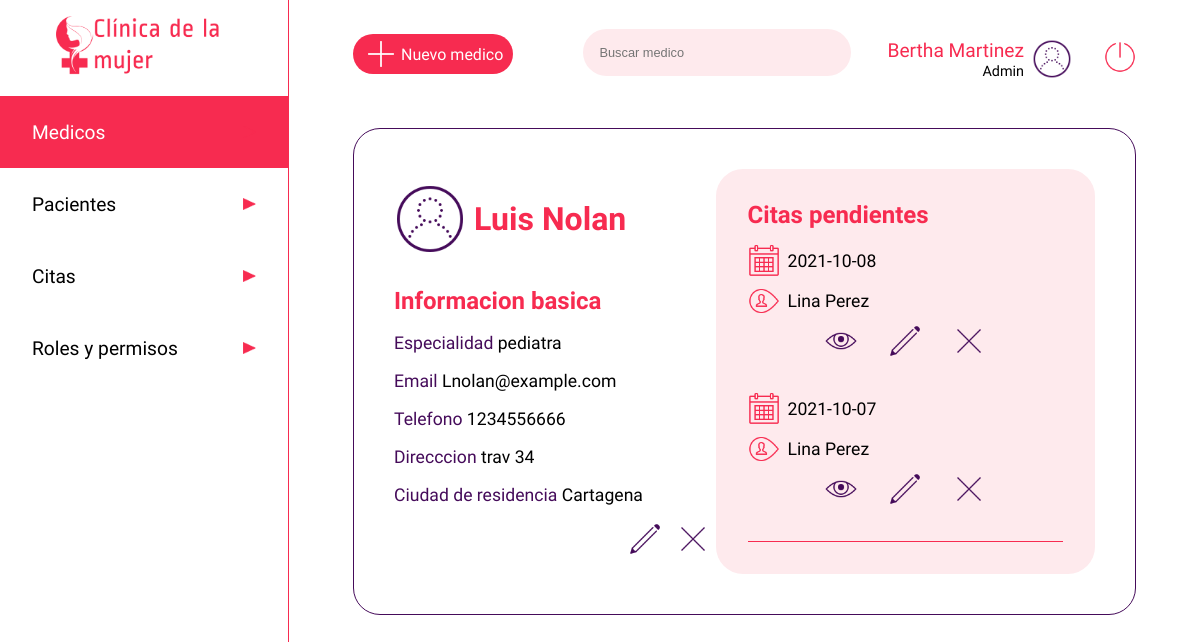
The app's page /medico/1048484611 (signed in) with its own data.
### app.py (models this page shows, shortened)
class users(db.Model):
    __tablename__ = 'users'
    cedula = db.Column(db.Integer, primary_key=True)
    nombre=db.Column(db.String)
    apellido=db.Column(db.String)
    nacimiento=db.Column(db.String)
    eps=db.Column(db.String)
    email=db.Column(db.String, unique=True)
    telefono=db.Column(db.Integer)
    dir=db.Column(db.String)
    ciudad=db.Column(db.String)
    password=db.Column(db.String)
    rol =db.Column(db.String)
    especialidad = db.Column(db.String)
    estado = db.Column(db.Boolean)

class citas(db.Model):
    __tablename__ = 'citas'
    cita_id=db.Column(db.Integer, primary_key=True)
    medico_id = db.Column(db.Integer, nullable=False)
    paciente_id = db.Column(db.Integer, nullable=False)
    fecha = db.Column(db.String)
    motivo = db.Column(db.String(500))
    estado = db.Column(db.Boolean)
    hora_atencion = db.Column(db.String)
    sintomas = db.Column(db.String)
    diagnostico = db.Column(db.String)
    anotaciones = db.Column(db.String)
    calificacion = db.Column(db.Integer)
    calificacion_obs = db.Column(db.String)

### app.py (the view)
@app.route('/medico/<user>', methods=['GET'])
def medico(user):
    if 'usuarioIngresado' in session:
        medicos = users.query.filter_by(cedula=user).first()
        usuario = users.query.filter_by(cedula=int(session['usuarioIngresado'])).first()
        pacientes = users.query.filter_by(rol='paciente')
        citass = citas.query.filter_by(medico_id=int(user)).all()
        return render('usermedico.html', medico=medicos, row=usuario, cita=citass, listapacientes = pacientes)
    else:
        return render('acceso-denegado.html')

### templates/usermedico.html (shortened to what this page needs)
<!DOCTYPE html>
<html lang="es">
<head>
    <link rel="stylesheet" href="{{ url_for('static', filename='css/users.css')}}">
</head>
<body>
    <header class="header">
        <a href="/dashboard" type="button" class="btn"><img src="{{ url_for('static', filename='images/iconoclinica.png')}}" class="logo" alt="Clinica de la mujer"></a>
        <nav>
            <ul class="menu">
                <li class="menuitems"><a href="/medico" class="menuselect"><span>Medicos</span><img src="{{ url_for('static', filename='images/triangulo.png')}}" class="flecha" alt=""></a></li>
                <li class="menuitems"><a href="/paciente" class="menulink"><span>Pacientes</span><img src="{{ url_for('static', filename='images/triangulo.png')}}" class="flecha" alt=""></a></li>
                <li class="menuitems"><a href="/listado-citas" class="menulink"><span>Citas</span><img src="{{ url_for('static', filename='images/triangulo.png')}}" class="flecha" alt=""></a></li>
                <li class="menuitems"><a href="/roles" class="menulink"><span>Roles y permisos</span><img src="{{ url_for('static', filename='images/triangulo.png')}}" class="flecha" alt=""></a></li>
            </ul>
        </nav>
    </header>
    <main class="main">
        <div class="searchuser">
            <a href="/medico/new" class="newuser"><img src="{{ url_for('static', filename='images/plus_math_100px.png')}}" class="profile" alt=""><span>Nuevo medico</span></a>
            <div>
                <input type="search" class="search" placeholder="Buscar medico">
                <div class="perfil">
                    <div>
                        <span class="nameuser">{{row ["nombre"]}} {{row ["apellido"]}}</span><br>
                        <span class="roluser">Admin</span>
                    </div>
                    <img src="{{ url_for('static', filename='images/test_account_100px.png')}}" class="profile" alt="">
                    <a href="/logout" type="button" class="btn"><img src="{{ url_for('static', filename='images/off.png')}}" class="logout" alt="Cerrar sesion"></a>
                </div>
            </div>
        </div>
        <div class="cuerpo">
            <div class="contenedorperfil">
                <div class="userperf">
                    <img src="{{ url_for('static', filename='images/test_account_100px.png')}}" class="userper" alt="">
                    <h1 class="username">{{medico ["nombre"]}}  {{medico ["apellido"]}}</h1>
                </div>
                <div class="userinfo">
                    <h2 class="infotitle">Informacion basica</h2><br>
                    <span style="color:#450B5A">Especialidad </span><span style="color:#000000">{{medico ["especialidad"]}}</span> <br><br>
                    <span style="color:#450B5A">Email </span><span style="color:#000000">{{medico ["email"]}}</span><br><br>
                    <span style="color:#450B5A">Telefono </span><span style="color:#000000">{{medico ["telefono"]}}</span> <br><br>
                    <span style="color:#450B5A">Direcccion </span><span style="color:#000000">{{medico ["dir"]}}</span> <br><br>
                    <span style="color:#450B5A">Ciudad de residencia </span><span style="color:#000000">{{medico ["ciudad"]}}</span> <br><br>
                    <div class="contenedordbtn">
                        <a href="{{medico ["cedula"]}}/editar"><img src="{{ url_for('static', filename='images/edit_100px.png')}}" class="btned" alt=""></a>
                        <a href="{{medico ["cedula"]}}/eliminar"><img src="{{ url_for('static', filename='images/delete_100px.png')}}" class="btned" alt=""></a>
                    </div>
                </div>
            </div>
            <div class="contenedorcitas">
                <h2 class="infotitle">Citas pendientes</h1>
                    {% for c in cita %}
                        <div class="infocita">
                            <div class="diahora">
                                <img src="{{ url_for('static', filename='images/calendar_100px.png')}}" class="calendarwatch" alt=""><span>{{ c.fecha }}</span>
                            </div>
                            <div class="diahora">
                                <img src="{{ url_for('static', filename='images/username_100px.png')}}" class="calendarwatch" alt="">
                                {% for l in listapacientes %}
                                    {% if c.paciente_id == l.cedula %}
                                        <span>{{l.nombre}} {{l.apellido}}</span>
                                    {% endif %}
                                {% endfor %}
                            </div>
                            <div class="contenedortbtn">
                                <a href="/listado-citas/{{ c.cita_id }}/ver"><img src="{{ url_for('static', filename='images/eye_100px.png')}}" class="btned" alt=""></a>
                                <a href="/listado-citas/{{ c.cita_id }}/editar"><img src="{{ url_for('static', filename='images/edit_100px.png')}}" class="btned" alt=""></a>
                                <a href="/listado-citas/{{ c.cita_id }}/eliminar"><img src="{{ url_for('static', filename='images/delete_100px.png')}}" class="btned" alt=""></a>
                            </div>
                        </div>
                    {% endfor %}
                <hr color="#F72B50" size="0.5rem">
            </div>
    </main>
</body>
</html>

### static/css/users.css (style rules this page uses)
* { padding: 0; margin: 0; }
.btned { width: 2rem; }
body { display: flex; }
.calendarwatch { height: 2rem; }
.contenedordbtn { display: flex; justify-content: space-between; width: 5rem; float: right; }
.contenedortbtn { display: flex; justify-content: space-between; width: 10rem; margin: auto; padding-bottom: 1rem; }
.contenedorperfil { width: 45%; }
.logout { height: 2rem; margin-left: 2rem; }
.contenedorcitas { height: 100%; width: 45%; background-color: #FEEAED; border-radius: 1.6875rem; padding: 2rem; }
.cuerpo { display: flex; margin-top: 3rem; border: 0.1rem solid #450B5A; border-radius: 1.6875rem; padding: 2.5rem; justify-content: space-between; align-items: center; }
.diahora { margin-top: 0.5rem; margin-bottom: 0.5rem; width: 100%; display: flex; align-items: center; }
.diahora span { margin-left: 0.5rem; }
.flecha { width: 0.8rem; height: 0.8rem; }
.perfil { display: inline-flex; align-items: center; text-align: right; margin-left: 2rem; justify-content: flex-end; }
.header { margin:0; display: inline-block; width: 18rem; height: 100vh; justify-content: center; }
.infocita { font-family: 'Average Sans', sans-serif; font-size: 1.1rem; margin-top: 1rem; margin-bottom: 1rem; justify-content: center; }
.infotitle { font-size: 1.5rem; font-family: 'Ropa Sans', sans-serif; color: #F72B50; }
.logo { display: block; height: 4rem; margin: auto; padding: 1rem; }
.main { width: calc(100% - 18rem); padding: 1.8rem 4rem; border-left: 0.1rem solid #F72B50; }
.menu { font-family: 'Average Sans', sans-serif; list-style: none; color: black; }
.menulink { display: inline-flex; font-size: 1.2rem; width: 14rem; height: 1.5rem; padding: 1.5rem 2rem; text-decoration: none; color: black; background-color: white; justify-content: space-between; align-items: center; margin: 0; }
.menuselect { display: inline-flex; font-size: 1.2rem; width: 14rem; height: 1.5rem; padding: 1.5rem 2rem; text-decoration: none; color: black; background-color: #F72B50; color: white; justify-content: space-between; align-items: center; margin: 0; }
.nameuser { font-family: 'Ropa Sans', sans-serif; font-size: 1.2rem; color: #F72B50; }
.newuser { display: flex; width: 10rem; background: #F72B50; color: white; font-size: 1rem; font-family: 'Average Sans', sans-serif; border-radius: 1.6875rem; align-items: center; text-decoration: none; }
.roluser { font-family: 'Ropa Sans', sans-serif; font-size: 0.9rem; }
.profile { height: 2.5rem; margin-left: 0.5rem; }
.search { width: 16.75rem; padding: 1rem; background: #FEEAED; border: none; font-size: 0.8rem; color: black; border-radius: 1.6875rem; outline: none; }
.searchuser { display: flex; align-items: center; justify-content: space-between; }
.username { margin-left: 0.5rem; font-size: 2rem; font-family: 'Ropa Sans', sans-serif; }
.userinfo { margin-top: 2rem; }
.userinfo span { font-family: 'Average Sans', sans-serif; font-size: 1.1rem; width: 100%; }
.userper { height: 4.5rem; }
.userperf { display: flex; color: #F72B50; align-items: center; }

### records on screen
users: nombre "Bertha", apellido "Martinez"
users: nombre "Luis", apellido "Nolan", especialidad "pediatra", email "Lnolan@example.com", telefono "1234556666", dir "trav 34", ciudad "Cartagena"
citas: fecha "2021-10-08"
users: nombre "Lina", apellido "Perez"
citas: fecha "2021-10-07"
